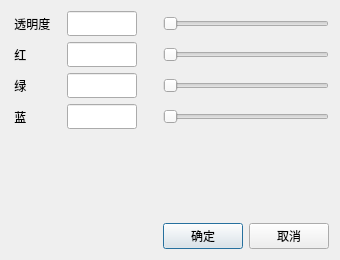
<?xml version="1.0" encoding="UTF-8"?>
<ui version="4.0">
 <class>CColorDialog</class>
 <widget class="QDialog" name="CColorDialog">
  <property name="geometry">
   <rect>
    <x>0</x>
    <y>0</y>
    <width>340</width>
    <height>260</height>
   </rect>
  </property>
  <property name="minimumSize">
   <size>
    <width>340</width>
    <height>260</height>
   </size>
  </property>
  <property name="maximumSize">
   <size>
    <width>340</width>
    <height>260</height>
   </size>
  </property>
  <property name="windowTitle">
   <string>Dialog</string>
  </property>
  <layout class="QGridLayout" name="gridLayout">
   <item row="0" column="0">
    <layout class="QHBoxLayout" name="horizontalLayout">
     <item>
      <widget class="QLabel" name="label">
       <property name="text">
        <string> 透明度</string>
       </property>
      </widget>
     </item>
     <item>
      <spacer name="horizontalSpacer">
       <property name="orientation">
        <enum>Qt::Horizontal</enum>
       </property>
       <property name="sizeType">
        <enum>QSizePolicy::Fixed</enum>
       </property>
       <property name="sizeHint" stdset="0">
        <size>
         <width>10</width>
         <height>20</height>
        </size>
       </property>
      </spacer>
     </item>
     <item>
      <widget class="QLineEdit" name="AColorEdit">
       <property name="minimumSize">
        <size>
         <width>70</width>
         <height>25</height>
        </size>
       </property>
       <property name="maximumSize">
        <size>
         <width>70</width>
         <height>25</height>
        </size>
       </property>
      </widget>
     </item>
     <item>
      <spacer name="horizontalSpacer_2">
       <property name="orientation">
        <enum>Qt::Horizontal</enum>
       </property>
       <property name="sizeType">
        <enum>QSizePolicy::Fixed</enum>
       </property>
       <property name="sizeHint" stdset="0">
        <size>
         <width>20</width>
         <height>20</height>
        </size>
       </property>
      </spacer>
     </item>
     <item>
      <widget class="QSlider" name="AColorSlider">
       <property name="maximum">
        <number>255</number>
       </property>
       <property name="orientation">
        <enum>Qt::Horizontal</enum>
       </property>
      </widget>
     </item>
    </layout>
   </item>
   <item row="1" column="0">
    <layout class="QHBoxLayout" name="horizontalLayout_2">
     <item>
      <widget class="QLabel" name="label_2">
       <property name="text">
        <string> 红</string>
       </property>
      </widget>
     </item>
     <item>
      <spacer name="horizontalSpacer_3">
       <property name="orientation">
        <enum>Qt::Horizontal</enum>
       </property>
       <property name="sizeType">
        <enum>QSizePolicy::Fixed</enum>
       </property>
       <property name="sizeHint" stdset="0">
        <size>
         <width>34</width>
         <height>20</height>
        </size>
       </property>
      </spacer>
     </item>
     <item>
      <widget class="QLineEdit" name="RColorEdit">
       <property name="minimumSize">
        <size>
         <width>70</width>
         <height>25</height>
        </size>
       </property>
       <property name="maximumSize">
        <size>
         <width>70</width>
         <height>25</height>
        </size>
       </property>
      </widget>
     </item>
     <item>
      <spacer name="horizontalSpacer_4">
       <property name="orientation">
        <enum>Qt::Horizontal</enum>
       </property>
       <property name="sizeType">
        <enum>QSizePolicy::Fixed</enum>
       </property>
       <property name="sizeHint" stdset="0">
        <size>
         <width>20</width>
         <height>20</height>
        </size>
       </property>
      </spacer>
     </item>
     <item>
      <widget class="QSlider" name="RColorSlider">
       <property name="maximum">
        <number>255</number>
       </property>
       <property name="orientation">
        <enum>Qt::Horizontal</enum>
       </property>
      </widget>
     </item>
    </layout>
   </item>
   <item row="2" column="0">
    <layout class="QHBoxLayout" name="horizontalLayout_3">
     <item>
      <widget class="QLabel" name="label_3">
       <property name="text">
        <string> 绿</string>
       </property>
      </widget>
     </item>
     <item>
      <spacer name="horizontalSpacer_5">
       <property name="orientation">
        <enum>Qt::Horizontal</enum>
       </property>
       <property name="sizeType">
        <enum>QSizePolicy::Fixed</enum>
       </property>
       <property name="sizeHint" stdset="0">
        <size>
         <width>34</width>
         <height>20</height>
        </size>
       </property>
      </spacer>
     </item>
     <item>
      <widget class="QLineEdit" name="GColorEdit">
       <property name="minimumSize">
        <size>
         <width>70</width>
         <height>25</height>
        </size>
       </property>
       <property name="maximumSize">
        <size>
         <width>70</width>
         <height>25</height>
        </size>
       </property>
      </widget>
     </item>
     <item>
      <spacer name="horizontalSpacer_6">
       <property name="orientation">
        <enum>Qt::Horizontal</enum>
       </property>
       <property name="sizeType">
        <enum>QSizePolicy::Fixed</enum>
       </property>
       <property name="sizeHint" stdset="0">
        <size>
         <width>20</width>
         <height>20</height>
        </size>
       </property>
      </spacer>
     </item>
     <item>
      <widget class="QSlider" name="GColorSlider">
       <property name="maximum">
        <number>255</number>
       </property>
       <property name="orientation">
        <enum>Qt::Horizontal</enum>
       </property>
      </widget>
     </item>
    </layout>
   </item>
   <item row="3" column="0">
    <layout class="QHBoxLayout" name="horizontalLayout_4">
     <item>
      <widget class="QLabel" name="label_4">
       <property name="text">
        <string> 蓝</string>
       </property>
      </widget>
     </item>
     <item>
      <spacer name="horizontalSpacer_7">
       <property name="orientation">
        <enum>Qt::Horizontal</enum>
       </property>
       <property name="sizeType">
        <enum>QSizePolicy::Fixed</enum>
       </property>
       <property name="sizeHint" stdset="0">
        <size>
         <width>34</width>
         <height>20</height>
        </size>
       </property>
      </spacer>
     </item>
     <item>
      <widget class="QLineEdit" name="BColorEdit">
       <property name="minimumSize">
        <size>
         <width>70</width>
         <height>25</height>
        </size>
       </property>
       <property name="maximumSize">
        <size>
         <width>70</width>
         <height>25</height>
        </size>
       </property>
      </widget>
     </item>
     <item>
      <spacer name="horizontalSpacer_8">
       <property name="orientation">
        <enum>Qt::Horizontal</enum>
       </property>
       <property name="sizeType">
        <enum>QSizePolicy::Fixed</enum>
       </property>
       <property name="sizeHint" stdset="0">
        <size>
         <width>20</width>
         <height>20</height>
        </size>
       </property>
      </spacer>
     </item>
     <item>
      <widget class="QSlider" name="BColorSlider">
       <property name="maximum">
        <number>255</number>
       </property>
       <property name="orientation">
        <enum>Qt::Horizontal</enum>
       </property>
      </widget>
     </item>
    </layout>
   </item>
   <item row="4" column="0">
    <spacer name="verticalSpacer_4">
     <property name="orientation">
      <enum>Qt::Vertical</enum>
     </property>
     <property name="sizeHint" stdset="0">
      <size>
       <width>20</width>
       <height>76</height>
      </size>
     </property>
    </spacer>
   </item>
   <item row="5" column="0">
    <layout class="QHBoxLayout" name="horizontalLayout_5">
     <item>
      <spacer name="horizontalSpacer_9">
       <property name="orientation">
        <enum>Qt::Horizontal</enum>
       </property>
       <property name="sizeHint" stdset="0">
        <size>
         <width>40</width>
         <height>20</height>
        </size>
       </property>
      </spacer>
     </item>
     <item>
      <widget class="QPushButton" name="OKBtn">
       <property name="text">
        <string>确定</string>
       </property>
      </widget>
     </item>
     <item>
      <widget class="QPushButton" name="CancelBtn">
       <property name="text">
        <string>取消</string>
       </property>
      </widget>
     </item>
    </layout>
   </item>
  </layout>
 </widget>
 <resources/>
 <connections/>
</ui>
